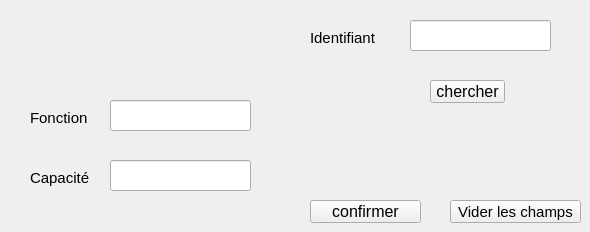
    <widget class="QWidget" name="modifier">
     <attribute name="title">
      <string>Modifier</string>
     </attribute>
     <widget class="QPushButton" name="pb_confirmerS">
      <property name="geometry">
       <rect>
        <x>310</x>
        <y>200</y>
        <width>111</width>
        <height>23</height>
       </rect>
      </property>
      <property name="font">
       <font>
        <pointsize>12</pointsize>
       </font>
      </property>
      <property name="text">
       <string>confirmer</string>
      </property>
     </widget>
     <widget class="QLineEdit" name="idEdit">
      <property name="geometry">
       <rect>
        <x>410</x>
        <y>20</y>
        <width>141</width>
        <height>31</height>
       </rect>
      </property>
      <property name="text">
       <string/>
      </property>
     </widget>
     <widget class="QPushButton" name="pb_chercherS">
      <property name="geometry">
       <rect>
        <x>430</x>
        <y>80</y>
        <width>75</width>
        <height>23</height>
       </rect>
      </property>
      <property name="font">
       <font>
        <pointsize>12</pointsize>
       </font>
      </property>
      <property name="text">
       <string>chercher</string>
      </property>
     </widget>
     <widget class="QLabel" name="label_5">
      <property name="geometry">
       <rect>
        <x>310</x>
        <y>30</y>
        <width>81</width>
        <height>16</height>
       </rect>
      </property>
      <property name="font">
       <font>
        <pointsize>11</pointsize>
       </font>
      </property>
      <property name="text">
       <string>Identifiant</string>
      </property>
     </widget>
     <widget class="QLabel" name="label_3">
      <property name="geometry">
       <rect>
        <x>30</x>
        <y>110</y>
        <width>71</width>
        <height>16</height>
       </rect>
      </property>
      <property name="font">
       <font>
        <pointsize>11</pointsize>
        <weight>50</weight>
        <bold>false</bold>
       </font>
      </property>
      <property name="text">
       <string>Fonction</string>
      </property>
     </widget>
     <widget class="QLineEdit" name="fonctionEdit">
      <property name="geometry">
       <rect>
        <x>110</x>
        <y>100</y>
        <width>141</width>
        <height>31</height>
       </rect>
      </property>
      <property name="font">
       <font>
        <family>Bahnschrift</family>
        <pointsize>14</pointsize>
       </font>
      </property>
     </widget>
     <widget class="QLabel" name="label_4">
      <property name="geometry">
       <rect>
        <x>30</x>
        <y>170</y>
        <width>61</width>
        <height>16</height>
       </rect>
      </property>
      <property name="font">
       <font>
        <pointsize>11</pointsize>
       </font>
      </property>
      <property name="text">
       <string>Capacité</string>
      </property>
     </widget>
     <widget class="QLineEdit" name="capaciteEdit">
      <property name="geometry">
       <rect>
        <x>110</x>
        <y>160</y>
        <width>141</width>
        <height>31</height>
       </rect>
      </property>
      <property name="font">
       <font>
        <family>Bahnschrift</family>
        <pointsize>14</pointsize>
       </font>
      </property>
     </widget>
     <widget class="QPushButton" name="pb__viderS">
      <property name="geometry">
       <rect>
        <x>450</x>
        <y>200</y>
        <width>131</width>
        <height>23</height>
       </rect>
      </property>
      <property name="font">
       <font>
        <pointsize>11</pointsize>
       </font>
      </property>
      <property name="text">
       <string>Vider les champs</string>
      </property>
     </widget>
    </widget>
